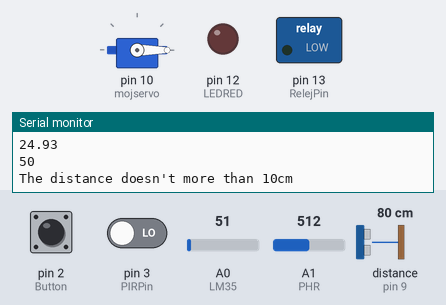
Recording of a sketch running on a simulated Arduino Uno, built with avr-gcc and run on an emulated ATmega328P. Shown: servo, switched loads named in the sketch (green lamp = pin HIGH), output pins drawn as LEDs (lit = HIGH), the last lines printed to the serial monitor. Wiring (inferred from the names in the program): ultrasonic range finder: trigger pin 8; echo pin 9. The inputs (shaded band) are chosen by the test bench; at power-on: distance to the obstacle (sensor on pin 9) 80 cm, pin 3 (PIRPin) LOW, A0 (LM35) = 51, A1 (PHR) = 512, pin 2 (Button) HIGH. The echo pulse lasts 58.3 µs per cm; pins used as bus, display or sensor lines are not drawn.

Above: at 7.8 s.
7.9 s: distance to the obstacle (sensor on pin 9) set to 12 cm
17.2 s: distance to the obstacle (sensor on pin 9) set to 10 cm
At 22.2 s:
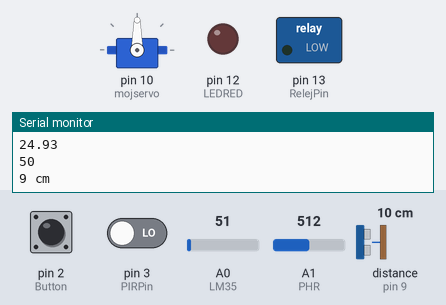
22.5 s: pin 3 (PIRPin) driven HIGH
At 23.8 s:
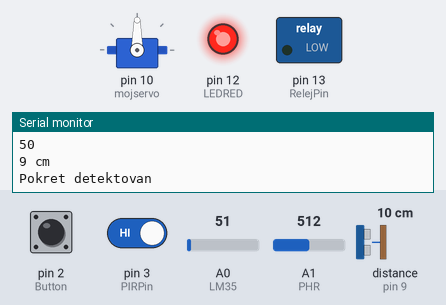
36.5 s: A0 (LM35) set to 67
At 45.4 s:
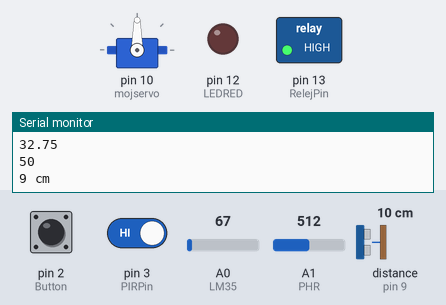
48.5 s: A1 (PHR) set to 1008
58.5 s: A1 (PHR) set to 1023
At 69.9 s:
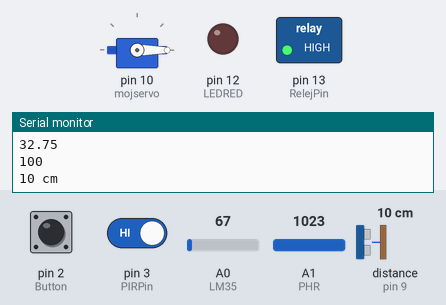
Timing chart, 0 to 72.5 s (numbered marks = the images above; inputs shaded):
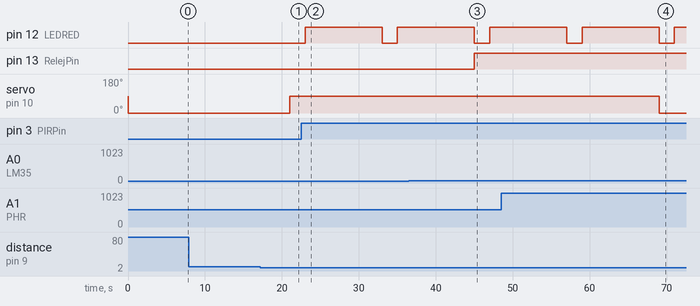

Measured:
- the behaviour switches between 11 and 10 cm on distance to the obstacle (sensor on pin 9) (found by bisection; images 0 and 1)
- the behaviour switches between 61 and 62 on A0 (LM35) (found by bisection; images 2 and 3)
- the behaviour switches between 1022 and 1023 on A1 (PHR) (found by bisection; images 3 and 4)
- after the input at 17.2 s, servo on pin 10 (mojservo): 0° → 90° after 3.8 s
- after the input at 22.5 s, pin 12 (LEDRED): LOW → HIGH after 0.52 s, → LOW 10.0 s later, → HIGH 2.0 s later
- after the input at 36.5 s, pin 13 (RelejPin): LOW → HIGH after 8.5 s
- after the input at 58.5 s, servo on pin 10 (mojservo): 90° → 0° after 10.5 s

The sketch:

miniSmartHome.ino
```cpp
#include <Servo.h>
//importujemo biblioteku za servo...definisemo nazive koje smo povezali na nas protobord i pinove koje smo povezali sa nasim arduinom
#define LEDRED 12
#define Button 2
#define PHR A1
#define LM35 A0
#define PIRPin 3
#define RelejPin 13
#define ServoPin 10
#define trigPin 8
#define echoPin 9

Servo mojservo;
int flagRucno = 0;
int flagRucnoT = 0;
int flagRucnoR = 0;
int flagRucnoP = 0;


int osvetljenje;
float temperatura;
String Poruka;

void IndikacijaTemperature()
{
 temperatura = (analogRead(LM35)*500.0)/1023;      //formula za temp transformise digitalnu vrednost dobijenu sa izlaza AD konvertora sa Arduina na Celzijusovoj skali
  Serial.println(temperatura);
   if(flagRucnoT == 0){
    if(temperatura>30){                                             //ukoliko je temp veca od 30 bice upaljena dioda
     digitalWrite(RelejPin, HIGH);
    } else {
      digitalWrite(RelejPin, LOW);                                  //ukoliko nije bice ugasena
    }
  }
}

void AutomatskaKontrolaOsvetljenja()
{
  osvetljenje = map(analogRead(PHR),0, 1023, 0, 100); //mapirali samo vrednost koju dobijamo od 0 1023 inicijalno da bude u 0 do 100 opsegu kako bi imali procenat od 0 do 100 umesto vrednosti od 0 do 1023 za osvetljenje -formula za osv
  Serial.println(osvetljenje);
  if(flagRucno == 0){
    if(osvetljenje<30){
      digitalWrite(LEDRED, HIGH);                                 //ukoliko je osv manje od 30 dioda ce biti upaljena
    } else {
      digitalWrite(LEDRED, LOW);                                  //ukoliko je vece bice ugasena
    }
  }
}

void IndikacijaRazdaljine(){

long duration, distance;

digitalWrite(trigPin, LOW);

delayMicroseconds(2);

digitalWrite(trigPin, HIGH);

delayMicroseconds(10);

digitalWrite(trigPin, LOW);

duration = pulseIn(echoPin, HIGH);

distance = (duration/2) / 29.1;

if(flagRucnoR == 0){
if (distance < 10)
{
//Serial.println("the distance is less than 10");
mojservo.write(90);                                   //ukoliko je distanca manje od 10cm vrata ce se otvoriti
}

else {
mojservo.write(0);                                    //ukoliko je distanca veca od 10cm bice zatvorena
}

if (distance > 10 || distance <= 0)
{
Serial.println("The distance doesn't more than 10cm"); //takodje korisnik ce biti obavesten o tome da je distanca veca od 10cm i da zato ne mogu biti otvorena vrata
delay(5000);
}

else {
Serial.print(distance);
Serial.println(" cm");
}
}
delay(2000);
}
void IndikacijaPokreta()
{
  int OcitavanjePokreta = digitalRead(PIRPin);
  if(flagRucnoP == 0){
  if(OcitavanjePokreta == HIGH){
    digitalWrite(LEDRED, HIGH);                                 //ocitavanje pokreta...ukoliko se pokret detektuje bice upaljena dioda na 10sec
    Serial.println("Pokret detektovan ");
    delay(10000);
  }else {
   digitalWrite(LEDRED, LOW);                                   //ukoliko ne ocita bice ugasena dioda

  }

 }

}

void ButtonISR()
{
  flagRucno = !flagRucno;             //promenice svoje pocetno stanje i mocice da se ugasi pomocu serijskog monitora
  flagRucnoT = !flagRucnoT;           //promenice svoje pocetno stanje i mocice da se ugasi pomocu serijskog monitora
  flagRucnoR = !flagRucnoR;           //promenice svoje pocetno stanje i mocice da se ugasi pomocu serijskog monitora
  flagRucnoP = !flagRucnoP;
   if(digitalRead(Button) == LOW){
    digitalWrite(LEDRED, HIGH);
  }else{
    digitalWrite(LEDRED,LOW);
  }//promenice svoje pocetno stanje i mocice da se ugasi pomocu serijskog monitora
  //Serial.write("sendreport");
}

void setup() {
  // put your setup code here, to run once:
  // definisemo komponente koje smo povezali sa protobordom
  pinMode(LEDRED, OUTPUT);
  pinMode(PIRPin, INPUT);
  pinMode(Button, INPUT);
  pinMode(PHR, INPUT);
  pinMode(RelejPin, OUTPUT);
  pinMode(LM35, INPUT);
  pinMode(trigPin, OUTPUT);
  pinMode(echoPin, INPUT);
  mojservo.attach(10);                                                    //definisanje serva na pinu br.10

  attachInterrupt(digitalPinToInterrupt(Button), ButtonISR, FALLING);     //definisemo dugme koje ce kao prekid izvrsavati neku akciju...u kodu navedenom gore ce uvek pritiskom na dugme biti upaljena dioda

  Serial.begin(9600);                                                     //navodimo da se radi o serijskoj komunikaciji

  digitalWrite(LEDRED, LOW);                                              //diodao je na pocetku ugasena
}

void loop() {
  // put your main code here, to run repeatedly:
  // pozivamo funkcije koje ce se non-stop izvrsavati u loop-u, a te funkcije su navedene gore u kodu svaka ima svoj zadatak izvrsavanja
  IndikacijaRazdaljine();
  IndikacijaPokreta();
  IndikacijaTemperature();
  AutomatskaKontrolaOsvetljenja();

  if(Serial.available() > 0){             //izvrsice se ukoliko se ispise poruka koja je navedena dole
    Poruka = Serial.readString();         //ocivatanje poruke
    //Serial.println(Poruka);
    if(Poruka == "upali"){
      flagRucno = 1;
      digitalWrite(LEDRED, HIGH);
    } else if(Poruka == "ugasi"){
      flagRucno = 1;
      digitalWrite(LEDRED, LOW);
    } else if(Poruka == "upalimod"){
      flagRucno = 0;                    //generisemo automatsko paljenje mod-a...to bi znacli da ne mozemo preko serijskog monitora da menjamo stanja
    } else if(Poruka == "ugasimod"){
      flagRucno = 1;                    //generisemo automatsko gasenje mod-a...to bi znacilo da mozemo da menjamo stanja preko serisjkog monitora
    } else if(Poruka == "upalitemp"){
      flagRucnoT = 1;                   //kontrola preko s-monitora da bude upaljeno bez obzira na kolika je temp
      digitalWrite(LEDRED, HIGH);
    } else if(Poruka == "ugasitemp"){
      flagRucnoT = 1;                   //gasenje preko s-monitra diode bez obzira kolika je temperatura
      digitalWrite(LEDRED, LOW);
    }
     else if(Poruka == "upalirazmak"){
      flagRucnoR = 1;                   //kontrola preko s-monitora da bude upaljeno bez obzira na kolika je razdaljina
      digitalWrite(LEDRED, HIGH);
    } else if(Poruka == "ugasirazmak"){
      flagRucnoR = 1;                   //gasenje preko s-monitra diode bez obzira kolika je razdaljina
      digitalWrite(LEDRED, LOW);
    }
     else if(Poruka == "upalipokret"){
      flagRucnoP = 1;                   //kontrola preko s-monitora da bude upaljeno bez obzira da li je detektovan pokret
      digitalWrite(LEDRED, HIGH);
    } else if(Poruka == "ugasipokret"){
      flagRucnoP = 1;                   //gasenje preko s-monitra diode bez obzira da li je detektovan pokret
      digitalWrite(LEDRED, LOW);
    }
  }

}
```
